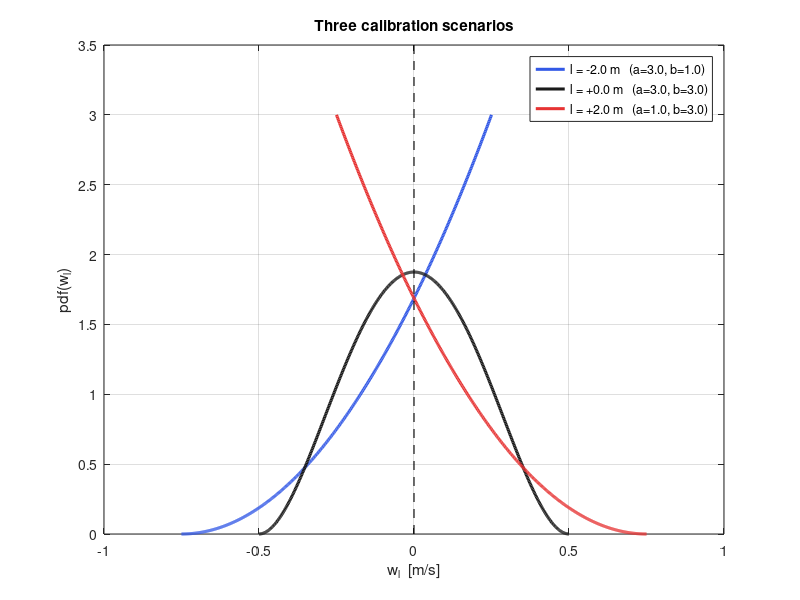
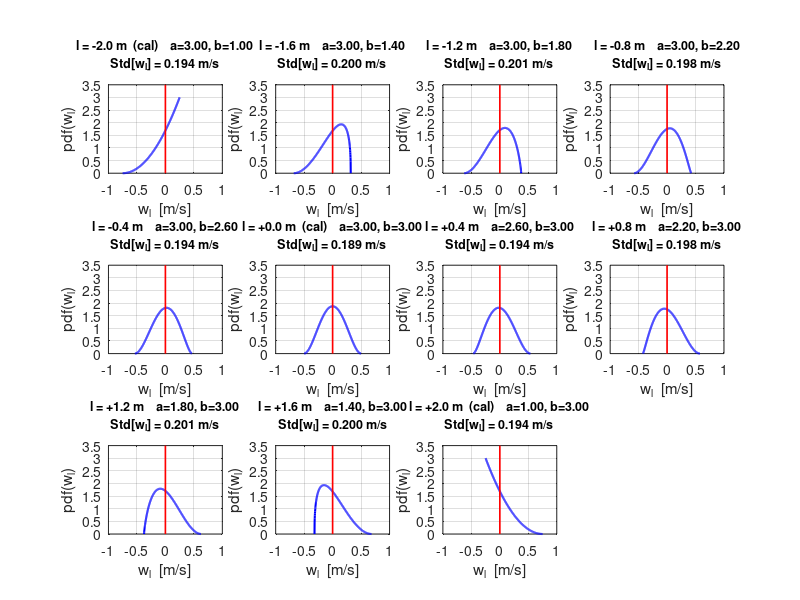

These figures' MATLAB source, in order:
%% Lateral Beta Noise - 3-scenario Calibration via Interpolation
% ------------------------------------------------------------------------
% Instead of designing (a, b) from a closed-form formula in l, we pick
% (a, b) DIRECTLY at three anchor points in l:
%
%     l = -l_max      (car @ LEFT wall)
%     l =  0          (car @ centre)
%     l = +l_max      (car @ RIGHT wall)
%
% then linearly interpolate a(l) and b(l) between them, and linearly
% extrapolate outside [-l_max, +l_max]. The Beta PDF of X on (0,1)
% is built from (a(l), b(l)), and w_l is the shifted-and-scaled version
% with zero mean.
% ------------------------------------------------------------------------

clear; clc; close all;

%% ======================================================================
%  SHARED PARAMETERS
% =======================================================================
l_max      = 2.0;     % Track half-width [m]. The car is confined to |l| <= l_max.
l_values   = -l_max : 0.4 : l_max;                % 11 values used for the sweep

%% ======================================================================
%  THREE CALIBRATION SCENARIOS
% =======================================================================
% At each of these 3 anchor positions in l, we DIRECTLY specify the Beta
% shape parameters a and b. These are the only free design knobs; every
% other (a, b) is interpolated from these. Edit the numbers below to
% reshape the whole noise design.
%
% Intuition for what (a, b) do:
%   a > b  =>  Beta mass piled toward x = 1  (so w_l = scale*(X-mean) tends positive)
%   a < b  =>  Beta mass piled toward x = 0  (so w_l tends negative)
%   a = b  =>  symmetric Beta about x = 0.5
%   a + b  =>  CONCENTRATION: larger sum means narrower, peakier PDF
%
% Here we choose:
%   at l = -l_max :  a=5, b=1   (strongly skewed toward x=1)
%   at l =  0     :  a=5, b=5   (symmetric)
%   at l = +l_max :  a=1, b=5   (strongly skewed toward x=0)

l_cal = [ -l_max,    0,     +l_max ];      % anchor l values: -2, 0, +2
a_cal = [  3.0,      3.0,    1.0   ];      % Beta 'a' at each anchor
b_cal = [  1.0,      3.0,    3.0   ];      % Beta 'b' at each anchor

%% ======================================================================
%  INTERPOLATED a(l) AND b(l)
% =======================================================================
% The anchors span the FULL admissible range [-l_max, +l_max]
% Piecewise-linear interpolation blends between the bracketing anchor pair. 

a_of_l = @(l) max( interp1(l_cal, a_cal, l, 'linear'));
b_of_l = @(l) max( interp1(l_cal, b_cal, l, 'linear'));

%% ======================================================================
%  PDF OF w_l AT ANY l
% =======================================================================
% X ~ Beta(a, b),  w_l = beta_scale * ( X - a/(a+b) )
% The subtraction by a/(a+b) uses the Beta's own mean, so E[w_l] = 0 at
% every l. Change of variables: pdf_w(w) = pdf_X(x) / beta_scale.
% The Beta PDF itself is
%     pdf_X(x; a,b) = x^(a-1) * (1-x)^(b-1) / B(a, b)
% using the built-in base-MATLAB beta() function as the normaliser. as per
% the standard way to build up a beta distribution. 

beta_pdf = @(x, a, b) x.^(a-1) .* (1 - x).^(b-1) / beta(a, b);

% ----------------------------------------------------------------------
% Shared axis limits for every plot in the figures below.
% ----------------------------------------------------------------------

xlim_common = [-1, 1];
ylim_common = [0, 3.5];

%% ======================================================================
%  FIGURE 1: the 3 CALIBRATION scenarios overlaid
% =======================================================================
figure('Position', [80 80 780 580], 'Name', 'Calibration scenarios');
hold on; grid on; box on;
cal_colors = [0.20 0.35 0.90;    % blue: left-wall scenario
              0.10 0.10 0.10;    % black: centre
              0.90 0.20 0.20];   % red:  right-wall scenario

x_grid   = linspace(0, 1, 500);   
cal_labels = cell(1, numel(l_cal));
for i = 1:numel(l_cal)
    a = a_cal(i);
    b = b_cal(i);
    mu_X  = a/(a+b);
    w     = (x_grid - mu_X);
    pdf_w = beta_pdf(x_grid, a, b);
    plot(w, pdf_w, 'Color', cal_colors(i,:), 'LineWidth', 2.2);
    cal_labels{i} = sprintf('l = %+.1f m   (a=%.1f, b=%.1f)', ...
                             l_cal(i), a, b);
end
plot([0 0], ylim_common, 'k--', 'LineWidth', 0.8);   % E[w_l] = 0 reference
xlim(xlim_common);
ylim(ylim_common);
xlabel('w_l  [m/s]'); ylabel('pdf(w_l)');
title('Three calibration scenarios');
legend(cal_labels, 'Location', 'northeast');

%% ======================================================================
%  FIGURE 2: all 11 PDFs across the sweep -l_max : 0.4 : +l_max
% =======================================================================
% 11 subplots in a 3x4 grid (one cell left blank). Calibration-anchor
% l values are flagged in the subplot title with "(cal)" so you can
% still tell them apart from the interpolated ones.
% All subplots share identical x and y limits (xlim_common, ylim_common)
% so the shapes can be compared directly by eye.

figure('Position', [80 80 1500 820], 'Name', 'PDFs across full l sweep');

for i = 1:numel(l_values)
    l = l_values(i);
    a = a_of_l(l);
    b = b_of_l(l);
    mu_X  = a/(a+b);
    w     = (x_grid - mu_X);
    pdf_w = beta_pdf(x_grid, a, b);
    std_w = sqrt( a*b / ((a+b)^2 * (a+b+1)) );

    is_anchor = any(abs(l_cal - l) < 1e-9);
    cal_tag = '';
    if is_anchor, cal_tag = '  (cal)'; end

    subplot(3, 4, i); hold on; grid on; box on;
    plot(w, pdf_w, 'b-', 'LineWidth', 1.5);
    plot([0 0], ylim_common, 'r-', 'LineWidth', 1.2);   % E[w_l] = 0 reference
    xlim(xlim_common);
    ylim(ylim_common);
    xlabel('w_l  [m/s]'); ylabel('pdf(w_l)');
    title(sprintf('l = %+.1f m%s    a=%.2f, b=%.2f\nStd[w_l] = %.3f m/s', ...
                  l, cal_tag, a, b, std_w), 'FontSize', 9);
end
